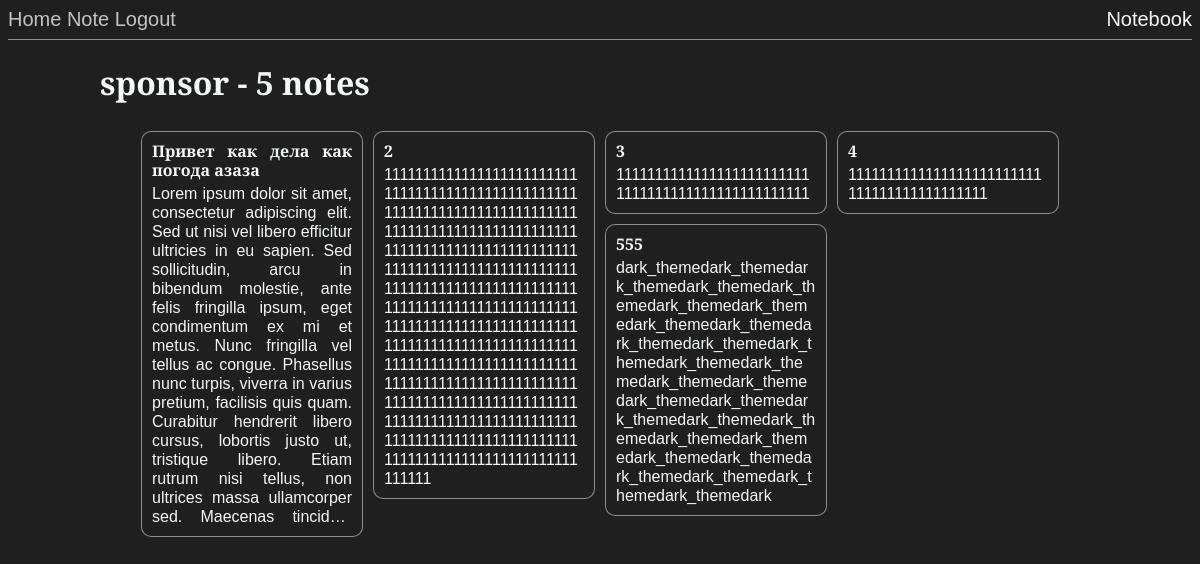
The page /index (signed in) on the database as committed earlier.
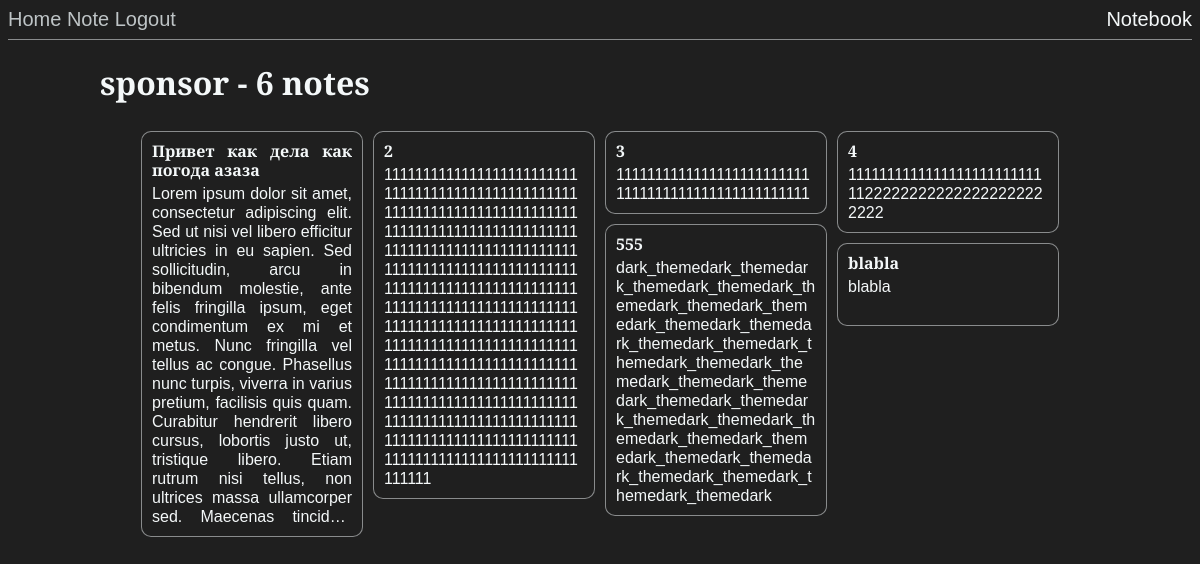
The same page on the database as committed later.
### app/models.py (models this page shows, shortened)
class User(UserMixin, db.Model):
    id = db.Column(db.Integer, primary_key=True)
    username = db.Column(db.String(64), index=True, unique=True)
    email = db.Column(db.String(120), index=True, unique=True)
    password_hash = db.Column(db.String(128))
    notes = db.relationship('Note', backref='author', lazy='dynamic')

class Note(db.Model):
    id = db.Column(db.Integer, primary_key=True)
    header = db.Column(db.String(64))
    body = db.Column(db.String(140))
    timestamp = db.Column(db.DateTime, index=True, default=datetime.utcnow)
    user_id = db.Column(db.Integer, db.ForeignKey('user.id'))

### app/routes.py (the view)
@app.route('/')
@app.route('/index')
@login_required
def index():
    user = User.query.filter_by(username=current_user.username).first_or_404()
    return render_template('index.html', title='Home', notes=push_notes(user))

### app/models.py (called while the page is built)
@login.user_loader
def load_user(id):
    return User.query.get(int(id))

### app/routes.py (called while the page is built)
def push_notes(user):
    all_notes = []
    notes = user.notes.all()
    for n in notes:
        all_notes.append({'id': n.id, 'header': n.header, 'body': n.body})
    return all_notes

### app/templates/index.html (shortened to what this page needs)
{% extends "base.html" %}
{% block content %}
    <h1>{{ current_user.username }} - {{notes|length}} notes</h1>
    <div class="note_blocks"
         data-masonry='{ "itemSelector": ".note_block", "columnWidth": ".note_block", "isFitWidth": "true" }'>
        {% for note in notes %}
            <div class="note_block"
                 onclick="window.location.href='{{ url_for('note_edit', username=current_user.username, id=note.id) }}';">
                <p class="note_header"><b>{{ note.header }}</b></p>
                <p class="note_body">{{ note.body }}</p>
            </div>
        {% endfor %}
    </div>
{% endblock %}

### app/templates/base.html (shortened to what this page needs)
<html>
<head>
    <link rel="stylesheet" type="text/css" href="{{ url_for('static', filename='css/jquery.jgrowl.min.css') }}"/>
    <link rel="stylesheet" type="text/css" href="{{ url_for('static', filename='css/styles.css') }}"/>
</head>
<body>
<header>
    <a href="{{ url_for('index') }}">Home</a>
    {% if current_user.is_anonymous %}
        <a href="{{ url_for('login') }}">Login</a>
    {% else %}
        <a href="{{ url_for('note', username=current_user.username) }}">Note</a>
        <a href="{{ url_for('logout') }}">Logout</a>
    {% endif %}
    <span>Notebook</span>
</header>
<hr>
<div class="content">
    {% block content %}{% endblock %}
</div>
</body>
</html>

### app/static/css/styles.css (style rules this page uses)
body { background-color: #1f1f1f; color: #f4f8f9; font-family: 'Alegreya Sans', sans-serif, "Lucida Sans Unicode"; text-align: justify; }
.content { max-width: 1000px; margin: 0 auto; }
header { font-size: 20px; }
header span { float: right; }
a { color: #bec4c6; text-decoration: none; -webkit-transition: all 0.3s ease; -moz-transition: all 0.3s ease; }
hr { border: 0; height: 1px; background: #f4f8f9; opacity: 0.5; }
.note_blocks { margin: 0 auto; user-select: none; }
.note_block p { margin: 0; word-wrap: break-word; }
.note_block { float: left; height: max-content; width: 200px; padding: 10px; border: 1px solid rgba(244, 248, 249, 0.5); border-radius: 10px; background: #1f1f1f; color: #f4f8f9; margin: 5px; -webkit-transition: all 0.3s ease; -moz-transition: all 0.3s ease; }
.note_header { max-height: calc(19px * 3); overflow: hidden; line-height: 19px; display: -webkit-box; -webkit-line-clamp: 3; -webkit-box-orient: vertical; }
.note_body { padding-top: 4px; max-height: calc(19px * 18); min-height: calc(19px * 2); overflow: hidden; line-height: 19px; display: -webkit-box; -webkit-line-clamp: 18; -webkit-box-orient: vertical; }

Rows that differ between the two databases and show on the page:
changed Note (number 4 of 6 on the later page): body "1111111111111111111111111111111111111111111" → "111111111111111111111111111222222222222222222222222"
added Note: header "blabla", body "blabla"
Other text that changed with them:
{{ notes|length }}: "5" → "6"
